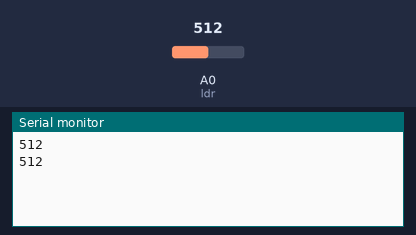
Bench run of a sketch on a simulated Arduino Uno, built with avr-gcc and run on an emulated ATmega328P. On the bench: the last lines printed to the serial monitor. The inputs (shaded band) are chosen by the test bench; at power-on: A0 (ldr) = 512.

Above: at 1.8 s.
1.9 s: A0 (ldr) set to 716
At 2.8 s:
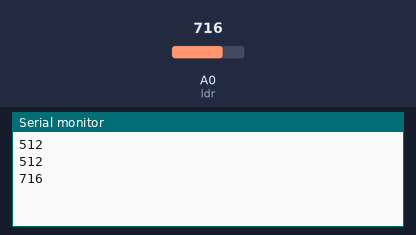
3.4 s: A0 (ldr) set to 900
At 4.8 s:
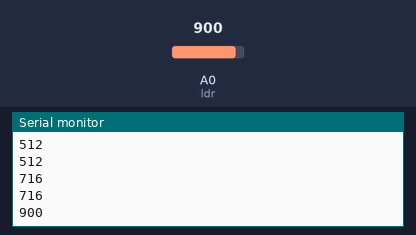
Timing chart, 0 to 6.4 s (numbered marks = the images above; inputs shaded):
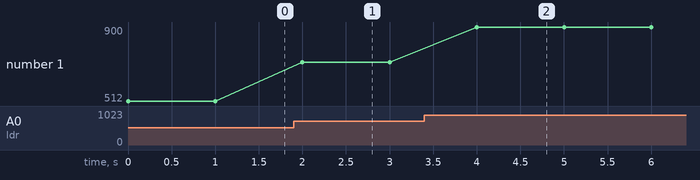

Measured:
- after the input at 1.9 s, the serial monitor: prints a new line after 0.10 s (image 1)
- after the input at 3.4 s, the serial monitor: prints a new line after 0.60 s (image 2)
- plotted number 1: 512 → 716 after the input at 1.9 s, 716 → 900 after the input at 3.4 s

The sketch:

laser_module.ino
```cpp
int ldr = 0;
int ldr_value = 0;

void setup() {
  Serial.begin(9600);

}

void loop() {
  ldr_value = analogRead(ldr);
  Serial.println(ldr_value);
  delay(1000);

  }
```
